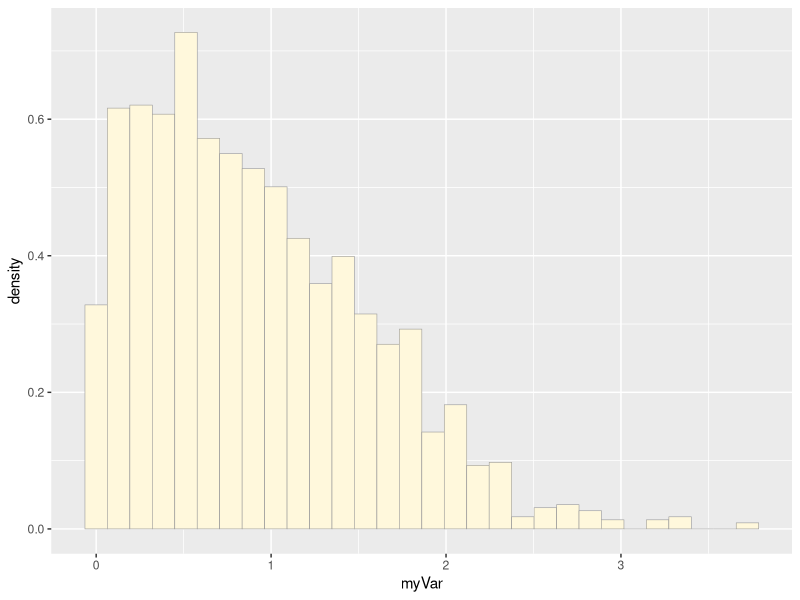
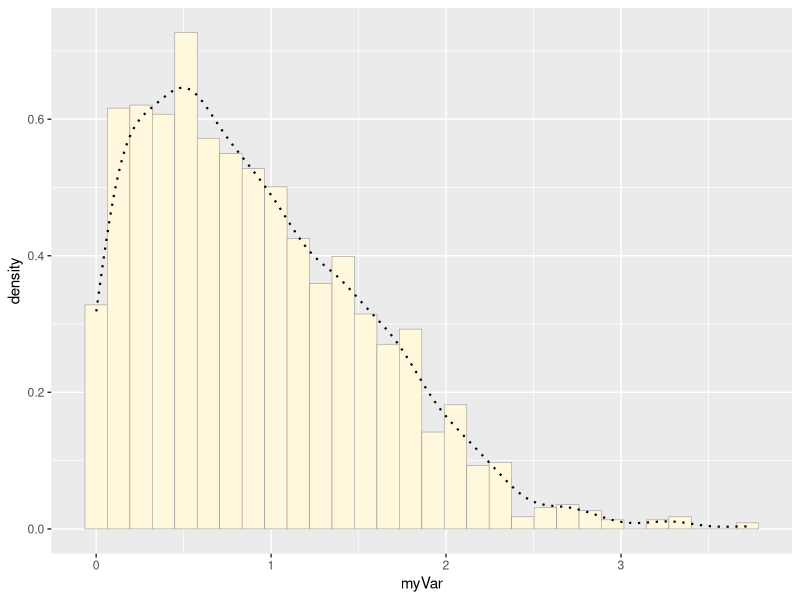
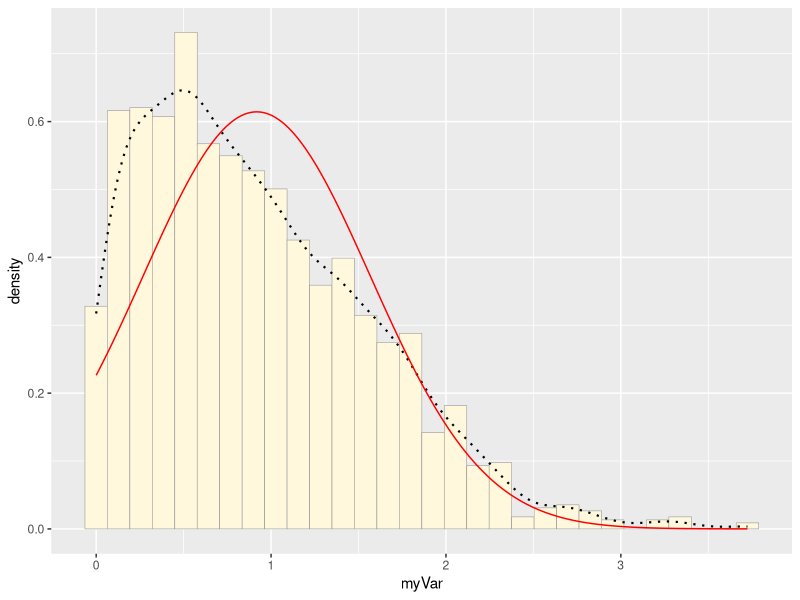
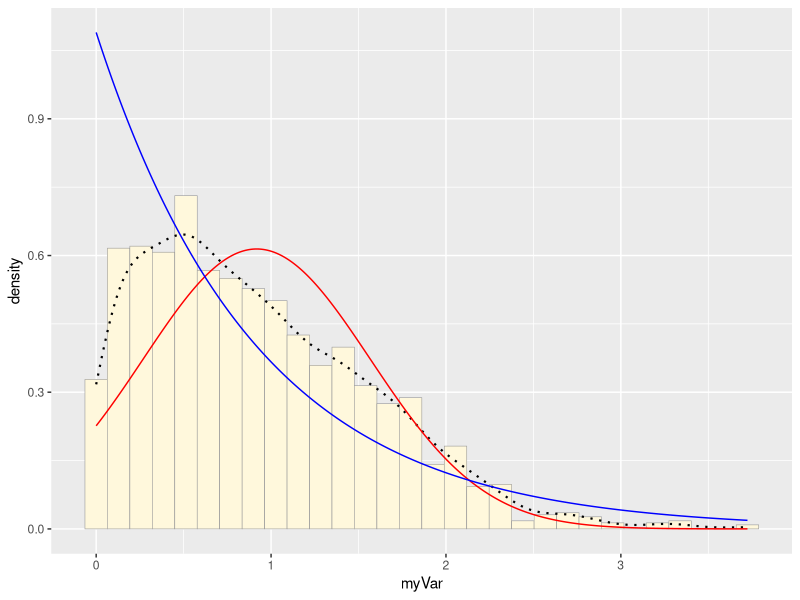
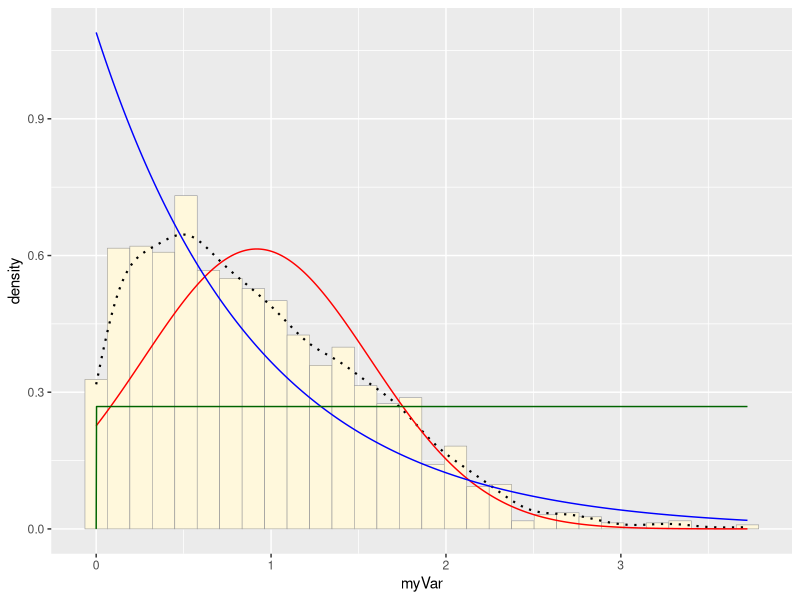
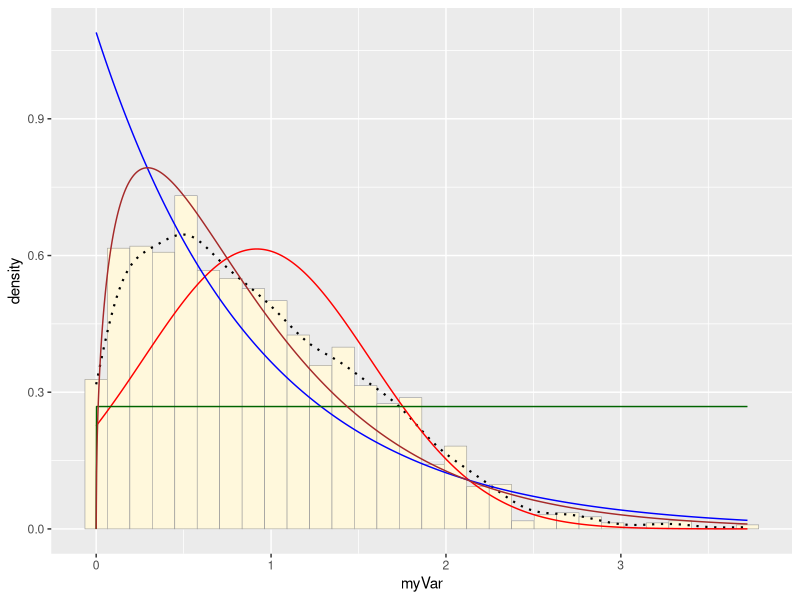
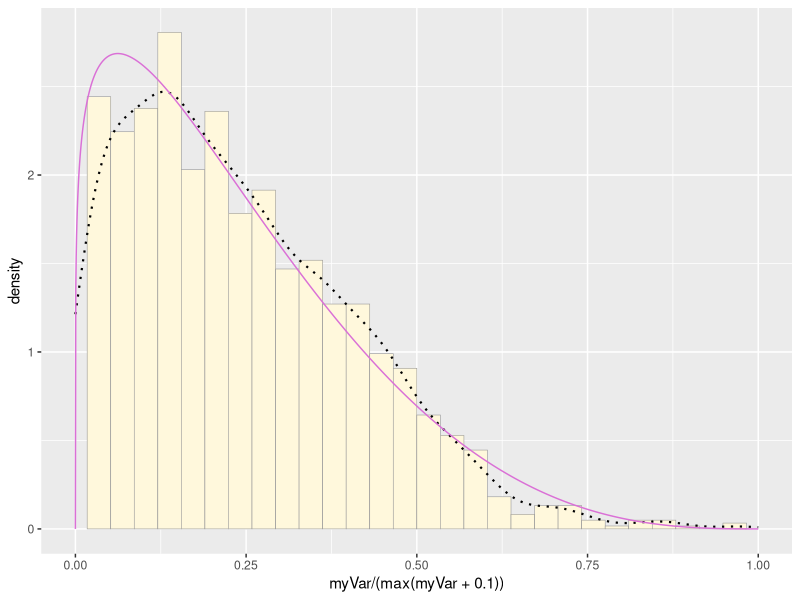
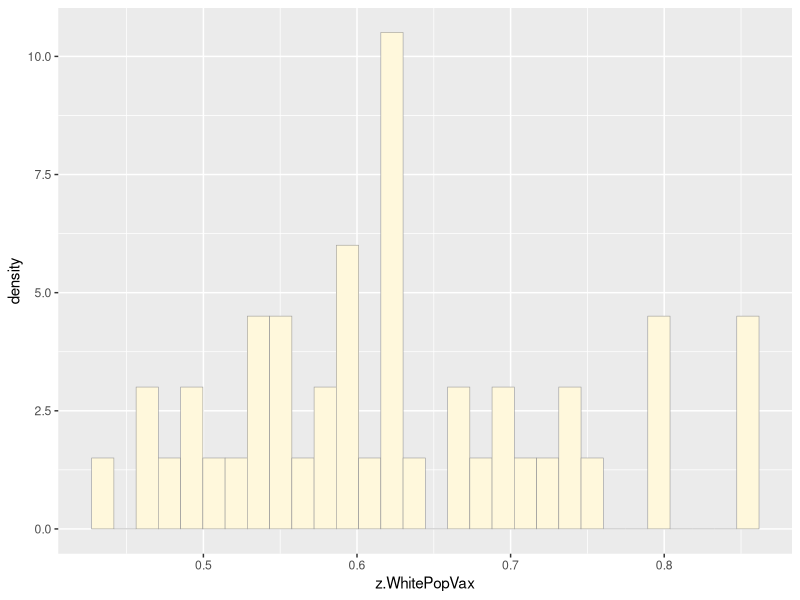

Source code (R) for these figures, in order:
## ---- chunk 1
library(ggplot2) # for graphics
library(MASS) # for maximum likelihood estimation
## ---- chunk 2
# quick and dirty, a truncated normal distribution to work on the solution set

z <- rnorm(n=3000,mean=0.2)
z <- data.frame(1:3000,z)
names(z) <- list("ID","myVar")
z <- z[z$myVar>0,]
str(z)
summary(z$myVar)
## ---- chunk 3
p1 <- ggplot(data=z, aes(x=myVar, y=..density..)) +
  geom_histogram(color="grey60",fill="cornsilk",size=0.2) 
print(p1)
## ---- chunk 4
p1 <-  p1 +  geom_density(linetype="dotted",size=0.75)
print(p1)
## ---- chunk 5
normPars <- fitdistr(z$myVar,"normal")
print(normPars) # provides mean and sd
str(normPars) # is a list of 5
normPars$estimate["mean"] # note structure of getting a named attribute
## ---- chunk 6
meanML <- normPars$estimate["mean"]
sdML <- normPars$estimate["sd"]

xval <- seq(0,max(z$myVar),len=length(z$myVar))

 stat <- stat_function(aes(x = xval, y = ..y..), fun = dnorm, colour="red", n = length(z$myVar), args = list(mean = meanML, sd = sdML))
 p1 + stat
## ---- chunk 7
expoPars <- fitdistr(z$myVar,"exponential")
rateML <- expoPars$estimate["rate"]

stat2 <- stat_function(aes(x = xval, y = ..y..), fun = dexp, colour="blue", n = length(z$myVar), args = list(rate=rateML))
 p1 + stat + stat2
## ---- chunk 8
stat3 <- stat_function(aes(x = xval, y = ..y..), fun = dunif, colour="darkgreen", n = length(z$myVar), args = list(min=min(z$myVar), max=max(z$myVar)))
 p1 + stat + stat2 + stat3
## ---- chunk 9
gammaPars <- fitdistr(z$myVar,"gamma")
shapeML <- gammaPars$estimate["shape"]
rateML <- gammaPars$estimate["rate"]

stat4 <- stat_function(aes(x = xval, y = ..y..), fun = dgamma, colour="brown", n = length(z$myVar), args = list(shape=shapeML, rate=rateML))
 p1 + stat + stat2 + stat3 + stat4
## ---- chunk 10
pSpecial <- ggplot(data=z, aes(x=myVar/(max(myVar + 0.1)), y=..density..)) +
  geom_histogram(color="grey60",fill="cornsilk",size=0.2) + 
  xlim(c(0,1)) +
  geom_density(size=0.75,linetype="dotted")

betaPars <- fitdistr(x=z$myVar/max(z$myVar + 0.1),start=list(shape1=1,shape2=2),"beta")
shape1ML <- betaPars$estimate["shape1"]
shape2ML <- betaPars$estimate["shape2"]

statSpecial <- stat_function(aes(x = xval, y = ..y..), fun = dbeta, colour="orchid", n = length(z$myVar), args = list(shape1=shape1ML,shape2=shape2ML))
pSpecial + statSpecial
## ---- chunk 11
library(ggplot2) # for graphics
library(MASS) # for maximum likelihood estimation
## ---- chunk 12
# load in data
z <- read.table("raw_data.csv",header=TRUE,sep=",")
z <- data.frame(1:46,z$WhitePopVax)
head(z)
str(z)
summary(z)
## ---- chunk 13
p1 <- ggplot(data=z, aes(x=z.WhitePopVax, y=..density..)) +
  geom_histogram(color="grey60",fill="cornsilk",size=0.2) 
print(p1)
## ---- chunk 14
p1 <-  p1 +  geom_density(linetype="dotted",size=0.75)
print(p1)
## ---- chunk 15
normPars <- fitdistr(z$z.WhitePopVax,"normal")
print(normPars) # provides mean and sd
str(normPars) # is a list of 5
normPars$estimate["mean"] # note structure of getting a named attribute
## ---- chunk 16
meanML <- normPars$estimate["mean"]
sdML <- normPars$estimate["sd"]

xval <- seq(0,max(z$z.WhitePopVax),len=length(z$z.WhitePopVax))

stat <- stat_function(aes(x = xval, y = ..y..), fun = dnorm, colour="red", n = length(z$z.WhitePopVax), args = list(mean = meanML, sd = sdML))
 p1 + stat
## ---- chunk 17
expoPars <- fitdistr(z$z.WhitePopVax,"exponential")
rateML <- expoPars$estimate["rate"]

stat2 <- stat_function(aes(x = xval, y = ..y..), fun = dexp, colour="blue", n = length(z$z.WhitePopVax), args = list(rate=rateML))
 p1 + stat + stat2
## ---- chunk 18
stat3 <- stat_function(aes(x = xval, y = ..y..), fun = dunif, colour="darkgreen", n = length(z$z.WhitePopVax), args = list(min=min(z$z.WhitePopVax), max=max(z$z.WhitePopVax)))
p1 + stat + stat2 + stat3
## ---- chunk 19
gammaPars <- fitdistr(z$z.WhitePopVax,"gamma")
shapeML <- gammaPars$estimate["shape"]
rateML <- gammaPars$estimate["rate"]

stat4 <- stat_function(aes(x = xval, y = ..y..), fun = dgamma, colour="brown", n = length(z$z.WhitePopVax), args = list(shape=shapeML, rate=rateML))
 p1 + stat + stat2 + stat3 + stat4
## ---- chunk 20
pSpecial <- ggplot(data=z, aes(x=z.WhitePopVax/(max(z.WhitePopVax + 0.1)), y=..density..)) +
  geom_histogram(color="grey60",fill="cornsilk",size=0.2) + 
  xlim(c(0,1)) +
  geom_density(size=0.75,linetype="dotted")

betaPars <- fitdistr(x=z$z.WhitePopVax/max(z$z.WhitePopVax + 0.1),start=list(shape1=1,shape2=2),"beta")
shape1ML <- betaPars$estimate["shape1"]
shape2ML <- betaPars$estimate["shape2"]

statSpecial <- stat_function(aes(x = xval, y = ..y..), fun = dbeta, colour="orchid", n = length(z$z.WhitePopVax), args = list(shape1=shape1ML,shape2=shape2ML))
pSpecial + statSpecial
## ---- chunk 21
normPars <- fitdistr(z$z.WhitePopVax,"normal")
print(normPars)

normPars$estimate["mean"] # gives just mean 

simData <- rgamma

